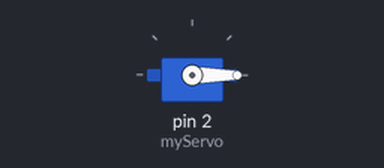
Simulated run of this sketch. Board: Arduino Uno, built with avr-gcc and run on an emulated ATmega328P. Parts: servo.

Above: at 3.05 s.
Timing chart, 0 to 6.0 s (numbered marks = the images above):
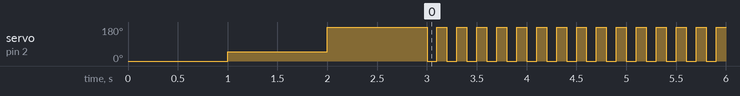

Measured:
- by itself, servo on pin 2 (myServo): moves between 0° and 180°, repeating every 27.6 s

The sketch:

servo.ino
```cpp
// C++ code
//
#include <Servo.h>

Servo myServo;
void setup()
{
  myServo.attach(2);
  myServo.write(0);
  delay(1000);
  myServo.write(50);
  delay(1000);
  myServo.write(180);
  delay(1000);
}

void loop()
{
    myServo.write(0);
    delay(100);
    myServo.write(180);
    delay(100);
}
```
